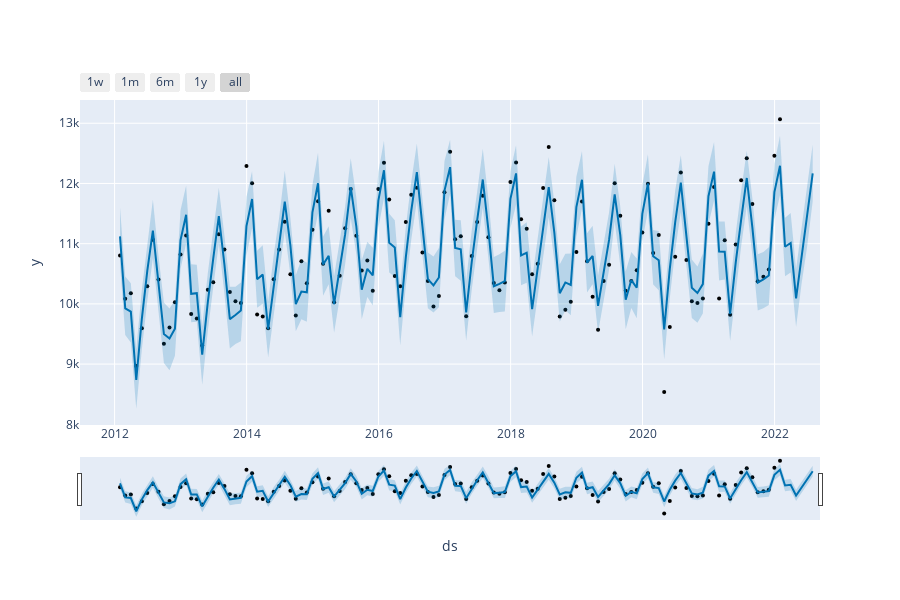

Source (notebook cell):
### Code cell
plot_plotly(model, forecast)
